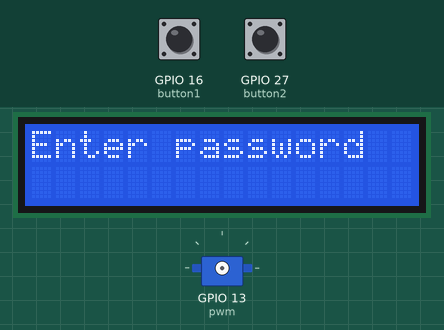
Simulated run of this program. Board: ESP32 board running MicroPython. Parts: 16×2 character LCD, servo. The inputs (shaded band) are chosen by the test bench; at power-on: GPIO 27 (button2) HIGH, GPIO 16 (button1) HIGH. Servo angles are drawn from the pulse width (0.5 ms = 0°, 2.5 ms = 180°); library files of the repository ran but are not shown: i2c_lcd.py, lcd_api.py; what the program prints to the serial console is not drawn.

Above: at 1.2 s.
1.3 s: GPIO 27 (button2) pulled LOW for 0.15 s
At 2.8 s:
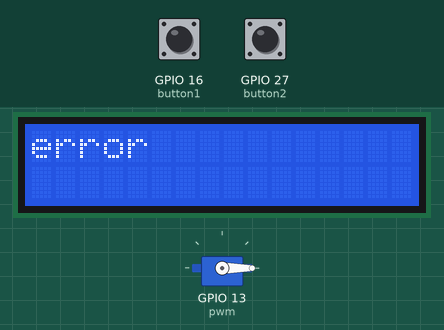
4.4 s: GPIO 16 (button1) pulled LOW for 0.15 s
At 5.3 s:
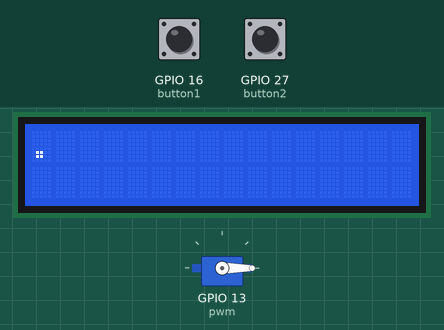
6.1 s: GPIO 16 (button1) pulled LOW for 1 s
8.6 s: GPIO 27 (button2) pulled LOW for 1 s
At 11.1 s:
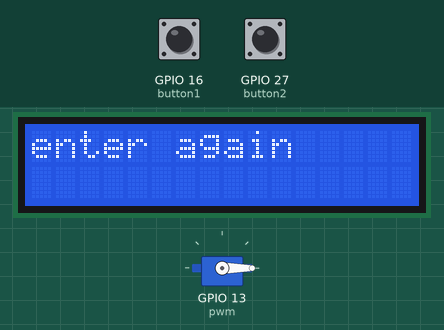
12.1 s: GPIO 27 (button2) pulled LOW for 3.2 s
At 13.4 s:
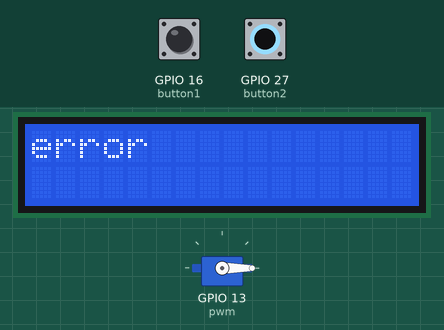
Timing chart, 0 to 15.1 s (numbered marks = the images above; inputs shaded):
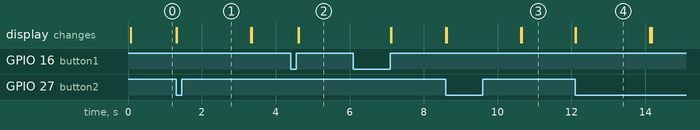

Measured:
- after the input at 1.3 s, the display: first changes at once (image 1 shows a later state)
- after the input at 4.4 s, the display: first changes after 0.21 s (image 2 shows a later state)
- after the input at 8.6 s, the display: first changes at once (image 3 shows a later state)
- after the input at 12.1 s, the display: first changes at once (image 4 shows a later state)
- what the display in image 4 shows lasts 2.0 s, from 12.1 s to 14.1 s

The program:

morse_door.py
```python
"""
Project 11.1 — Morse Code Password Door
==========================================
Enter a Morse code password to open the door.
  - Short press Button 1 = "." (dot)
  - Long press Button 1 = "-" (dash)
  - Press Button 2 = Confirm password

Default password: -.- (dash-dot-dash)

⚠️  REQUIRED: Upload i2c_lcd.py and lcd_api.py to ESP32 first!

Pins:
  Button 1 = GPIO 16 (input)
  Button 2 = GPIO 27 (confirm)
  Servo (Door) = GPIO 13
  LCD1602 I2C: SDA = GPIO 21, SCL = GPIO 22
"""

from machine import Pin, PWM
from time import sleep_ms
from machine import SoftI2C
from i2c_lcd import I2cLcd

# LCD setup
DEFAULT_I2C_ADDR = 0x27
i2c = SoftI2C(scl=Pin(22), sda=Pin(21), freq=100000)
lcd = I2cLcd(i2c, DEFAULT_I2C_ADDR, 2, 16)

# Button setup
button1 = Pin(16, Pin.IN, Pin.PULL_UP)
button2 = Pin(27, Pin.IN, Pin.PULL_UP)

# Door servo setup
pwm = PWM(Pin(13))
pwm.freq(50)

# ━━━━━━━━━━━━━━━━━━━━━━━━━━━━━━━━━━━━━
# CHANGE THIS to set your own password!
correct_password = "-.-"
# ━━━━━━━━━━━━━━━━━━━━━━━━━━━━━━━━━━━━━

password = ""       # Current input
time_count = 0      # Track button press duration

lcd.putstr("Enter password")

while True:
    btn_val1 = button1.value()

    if btn_val1 == 0:  # Button 1 pressed
        sleep_ms(10)   # Debounce

        # Count how long the button is held
        while btn_val1 == 0:
            time_count = time_count + 1
            sleep_ms(200)  # Count in 200ms steps
            btn_val1 = button1.value()

        if btn_val1 == 1:  # Button released
            if time_count > 3:
                # Long press (> 600ms) → Dash "-"
                password = password + "-"
            else:
                # Short press → Dot "."
                password = password + "."

            lcd.clear()
            lcd.putstr('{}'.format(password))
            print("Password so far:", password)
            time_count = 0

    # Button 2 = Confirm password
    btn_val2 = button2.value()

    if btn_val2 == 0:
        if password == correct_password:
            # ✅ Correct password!
            lcd.clear()
            lcd.putstr("open")
            pwm.duty(128)          # Open door (180°)
            print("✅ Door OPEN!")
            password = ""          # Reset
            sleep_ms(1000)
        else:
            # ❌ Wrong password!
            lcd.clear()
            lcd.putstr("error")
            pwm.duty(25)           # Close door (0°)
            print("❌ Wrong password!")
            sleep_ms(2000)

            lcd.clear()
            lcd.putstr("enter again")
            password = ""          # Reset
```
